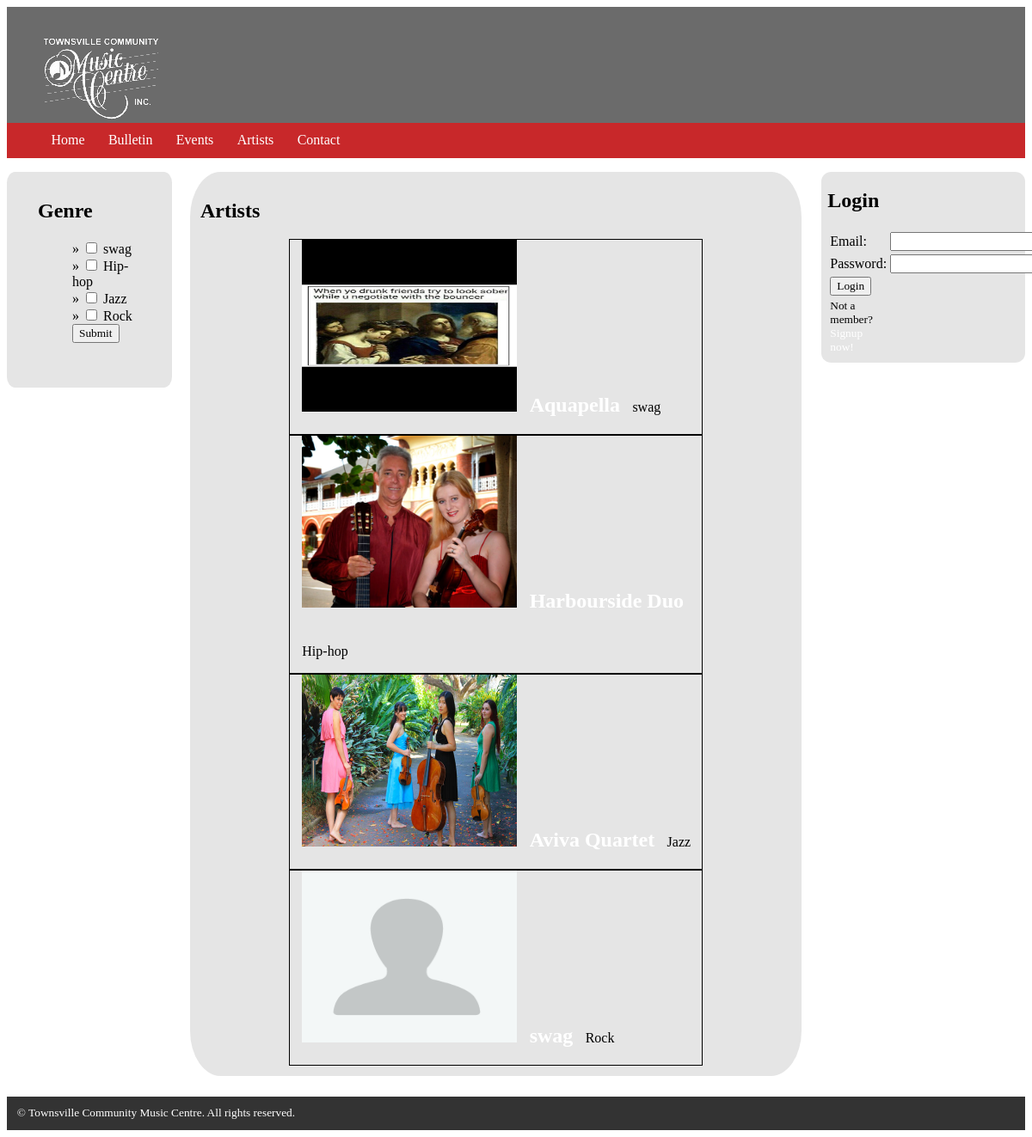
Page /a2template/artist_list.php on the committed database.
### tables this page shows
CREATE TABLE "artistInput" (
  "artist_id" integer NOT NULL DEFAULT '0' PRIMARY KEY AUTOINCREMENT,
  "artist_name" text NOT NULL,
  "artist_description" text NULL,
  "email" text NOT NULL,
  "music_genre" text NULL,
  "location" text NOT NULL,
  "created_by" integer NOT NULL,
  FOREIGN KEY ("created_by") REFERENCES "users" ("id") ON DELETE NO ACTION ON UPDATE NO ACTION
);

### a2template/artist_list.php (the view, shortened to what this page needs)
<?php
	include("dbconnect.php");
?>
<!DOCTYPE html PUBLIC "-//W3C//DTD XHTML 1.0 Transitional//EN" "http://www.w3.org/TR/xhtml1/DTD/xhtml1-transitional.dtd">
	<?php include("inc/header.php"); ?>
	<body>
    	<div id="main-wrapper">
            <?php include("inc/navigation.php"); ?>
            <div id="leftbox">
           		<h2>Genre</h2>
    			<form action="artist_list.php" method="POST">
                    <ul>
                        <?php
                            $sql = "SELECT DISTINCT music_genre FROM artistInput";
                            foreach($dbh->query($sql) as $row) {
                                echo'<li style="list-style:none">&raquo; <input type="checkbox" name="music_genre[]" value = "', $row['music_genre'], '"> ', $row['music_genre'], '</li>';
                            }
                        ?>
                        <input type="submit" name="formSubmit" value="Submit" />
                    </ul>
    			</form>
           	</div>
          <section id="main-content">
          	<h2>Artists</h2>
			<?php
			if(!isset($_POST['music_genre'])){
    			$sql3 = "SELECT * FROM artistInput";
				foreach($dbh->query($sql3)as $row) {
					echo '<section id="artist_list">';
						echo "<ul class='list_format'>";
							echo "<li><div><img width='250px' height='200px' src='" . $row['location'] . "'></div></li>";
							echo '<li><div><a href="artist_description.php?artist_id=', $row['artist_id'], '&artist_name=', $row['artist_name'], '"><h2>', $row['artist_name'], '</h2></a></div></li>';
							echo '<li><div><p>', $row['music_genre'], '</p><div></li>';
							echo '</ul>';
					echo "</section>";
				}
			}
		?>
            </section>
            <aside>
                <div class="side-box">
                	<?php
						function index() {
							if (!$_SESSION['id']) {
								echo "<table><form action='index.php' method='post'><tr>"
								."<h1>Login</h1>"
								."<td>Email:</td><td><input type='text' name='email'></td></tr>"
								."<tr><td>Password:</td><td><input type='password' name='password'></td></tr>"
								."<tr><td><input type='submit' value='Login' name='login'></td></tr>"
								."<tr><td><small>Not a member?<a href='register.php'>Signup now!</a></small></td></tr>"
								."</form></table>";
							}
						}
						index();
					?>
                </div>
            </aside>
            <?php include("inc/footer.php"); ?>
        </div>
	</body>
</html>

### a2template/style.css (style rules this page uses)
* { -webkit-box-sizing: border-box; -moz-box-sizing: border-box; box-sizing: border-box; font-family: Baskerville, "Palatino Linotype", Palatino, "Century Schoolbook L", "Times New Roman", serif; }
#main-wrapper { width: 100%; margin: 0 auto; }
.primary ul li a, a:link { text-decoration: none; color: #FFFFFF; }
#main-content { background: #E5E5E5; margin-left: 18%; width: 60%; padding: 1% 1% 1% 1%; color: #000000; margin-bottom: 2%; float: left; border-radius: 5%; }
#leftbox { width: 16%; padding: 1% 3% 3% 3%; background: #E5E5E5; position: absolute; border-radius: 5%; font-family: Baskerville, "Palatino Linotype", Palatino, "Century Schoolbook L", "Times New Roman", serif; }
aside { width: 20%; background: #E5E5E5; float: right; border-radius: 5%; }
.side-box { padding: 0% 3% 3% 3%; border-radius: 5%; font-family: Baskerville, "Palatino Linotype", Palatino, "Century Schoolbook L", "Times New Roman", serif; }
footer a, a:link { text-decoration: none; color: #FFFFFF; }
.list_format { margin:0; padding:0; list-style-type:none; float:float; border-style:solid; border-width:1px; }
.list_format > li { margin-left: 3%; display:inline-block; padding:0; }
#artist_list { width: 70%; position:relative; margin-left:15%; }

### rows in the picture
artistinput: location (picture), artist_name "Aquapella", music_genre "swag"
artistinput: location (picture), artist_name "Harbourside Duo", music_genre "Hip-hop"
artistinput: location (picture), artist_name "Aviva Quartet", music_genre "Jazz"
artistinput: location (picture), artist_name "swag", music_genre "Rock"

### other values in the picture
$row['music_genre'] "swag"
$row['music_genre'] "Hip-hop"
$row['music_genre'] "Jazz"
$row['music_genre'] "Rock"
